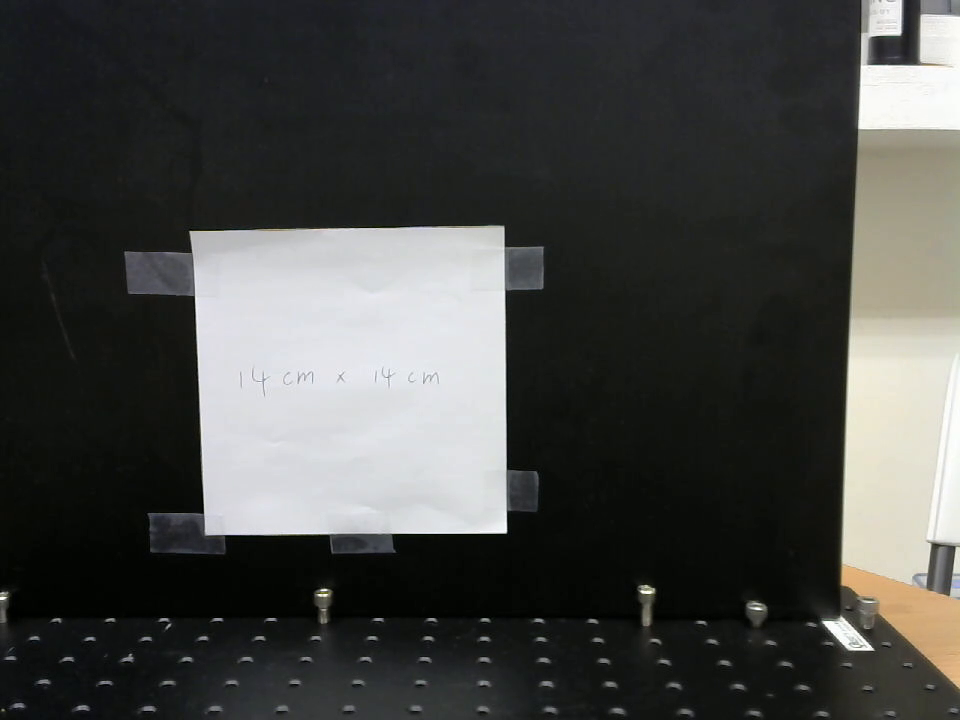
#> input picture frame 17 of final/prob_2/right_f.mkv, 960 x 720 px
$ python '陳泓任_110303047_第2題_1.py'
#> lines starting #> are read from the running program, lines starting #| are printed output that depends on the picture; after the words box and inside, x2 and y2 are one past the last pixel; in counts of white or black regions, pixels touching at a corner belong together; pictures that were not available may be replaced by others from this repository, and a replacement may not be noted
#> in calibration, img is the input picture: shape (720, 960, 3); mean B, G, R 68.6, 70.8, 69.9
### final/prob_2/陳泓任_110303047_第2題_2.py
import cv2
import numpy as np

# 撰寫findMarker函數以獲取該影像中最大的輪廓
def findMarker(img):
    gray = cv2.cvtColor(img, cv2.COLOR_BGR2GRAY)
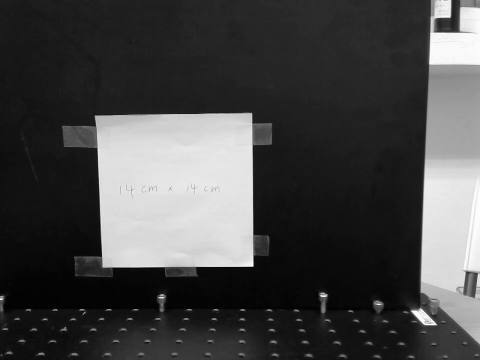
#> gray: shape (720, 960) (shown at 1/2 size); min 0, max 255, mean 70.2
    blur = cv2.GaussianBlur(gray, (5,5), 0)
    thr = cv2.adaptiveThreshold(blur, 197, cv2.ADAPTIVE_THRESH_GAUSSIAN_C, cv2.THRESH_BINARY_INV, 11,2)
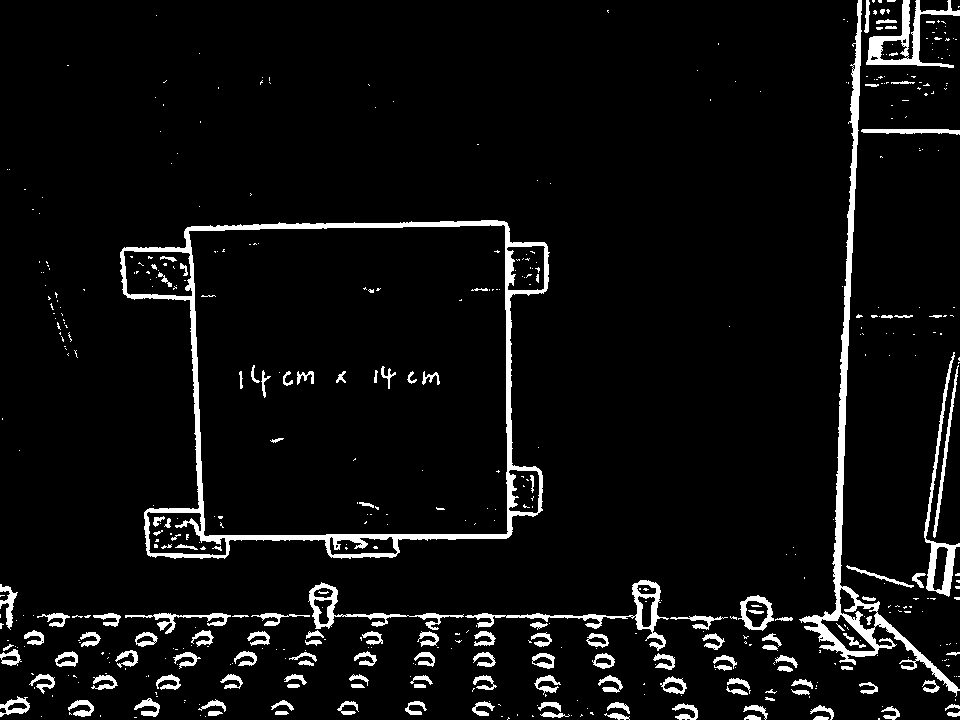
#> thr: shape (720, 960); values 0 (black) and 197 (white), 5.7% white; 522 white regions (382 under 20 px)
    contours, _ = cv2.findContours(thr, cv2.RETR_EXTERNAL, cv2.CHAIN_APPROX_SIMPLE)
#> contours = 396 contours, 296 with area under 20; largest, box (x1, y1, x2, y2) and area: (120, 220, 550, 559) 111277, (799, 0, 960, 697) 6916, (866, 0, 960, 68) 1938, (465, 580, 669, 651) 1660, (924, 352, 960, 597) 1556
    cnt_max = max(contours, key=cv2.contourArea)
#> cnt_max = contour of 612 points, box (x1, y1, x2, y2) (120, 220, 550, 559), area 111277
    return cnt_max

def calibration(w=14,p=-1,d=50,cap=cv2.VideoCapture(r'week_13\motionPattens3.mov')):
    f = p*d/w
    D = 0
    ret, img = cap.read()
    while ret:
        cnt_max = findMarker(img)
        rect = cv2.minAreaRect(cnt_max)
#> rect = ((335.8, 389.8), (429.2, 336.7), -0.567)
        box = np.intp(cv2.boxPoints(rect)) # 找出最小外接矩形，因為int0已停用，故更改為intp
#> box = [[122, 560], [119, 223], [548, 219], [552, 555]]
        cv2.drawContours(img, [box], 0, (0, 255, 0), 2)
         # 在畫面上顯示焦距
        txt_f = f'focal length={np.round(f, 1)}'
        cv2.putText(img, txt_f, (50, 100), cv2.FONT_HERSHEY_SIMPLEX,
                    1, (0, 0, 255), 1, cv2.LINE_AA)
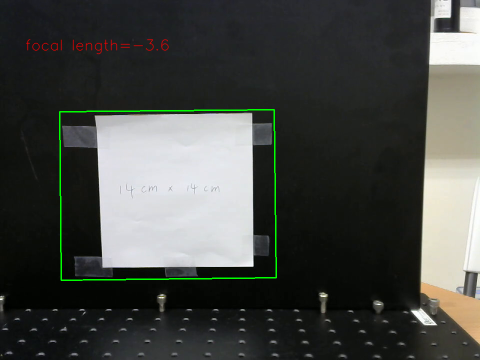
#> img: shape (720, 960, 3) (shown at 1/2 size); mean B, G, R 68.4, 72.3, 70
        # 在畫面上及時顯示測量距離
        txt_d = f'D={np.round(D, 1)}'
        cv2.putText(img, txt_d, (1000, 650), cv2.FONT_HERSHEY_SIMPLEX,
                    1, (0, 0, 255), 1, cv2.LINE_AA)
        cv2.imshow('result', img)
        ret, img = cap.read()
        if cv2.waitKey(1) & 0xFF == ord('q'): # 按下q鍵提早結束
#> (key q is pressed here)
            break
        if cv2.waitKey(10) & 0xFF == ord('c'):  # 按下c鍵進行校正
            p = rect[1][0]  # 校正後的pixel
            f = p*d/w # 更新成當下的焦距
        p = rect[1][0]  # 抓取當前pixel
        D = f*w/p  # 量測現在距離
    cap.release()
    cv2.destroyAllWindows()
    return f  # 回傳焦距

# [2 lines that do not run on import are left out]

### final/prob_2/陳泓任_110303047_第2題_1.py
import cv2
import numpy as np
from 陳泓任_110303047_第2題_2 import calibration
import matplotlib.pyplot as plt
from mpl_toolkits.mplot3d import Axes3D

def findMarker(image):
    blur = cv2.GaussianBlur(image, (5,5), 0)
    thr = cv2.adaptiveThreshold(blur, 250, cv2.ADAPTIVE_THRESH_GAUSSIAN_C, cv2.THRESH_BINARY_INV, 11,2)
    contours,_ = cv2.findContours(thr, cv2.RETR_EXTERNAL, cv2.CHAIN_APPROX_SIMPLE)
    cnt_max = max(contours, key = cv2.contourArea)
    return cnt_max

def draw_contours(image, cnt_max):
    rect = cv2.minAreaRect(cnt_max)
    box = np.intp(cv2.boxPoints(rect))
    cv2.drawContours(image, [box], 0, (0,0,255), 2)
    return int(rect[0][0]), int(rect[0][1])

def puttxt(image, key, value, pos_x, pos_y):  # 在影像上放置文字
    text = f'{key} = {np.round(value, 1)}'
    cv2.putText(image, text, (pos_x, pos_y),
                cv2.FONT_HERSHEY_SIMPLEX, 1, (0, 0, 255), 2, cv2.LINE_AA)

def axis(w, h, image): #draw x and y axis
    cv2.line(image, (0, int(h/2)), (w, int(h/2)), (255, 0, 0), 2)
    cv2.line(image, (int(w/2), 0), (int(w/2), h), (255, 0, 0), 2)

def main():
    # 設定初始參數
    w = 14  # 矩形實際邊長(cm)
    p = -1.0  # 矩形螢幕寬度(pixel)
    d = 50  # 圖像與相機距離(cm)
    D = 0  # 即時量測距離(cm)
    cap_1 = cv2.VideoCapture(r'final\prob_2\right_f.mkv')
    f_0 = calibration(w, p, d, cap_1)  # 校正相機焦距
    print(f'f_0={np.round(f_0, 1)}')  # 印出焦距
    cap_2 = cv2.VideoCapture(r'final\prob_2\left_f.mkv')
    f_1 = calibration(w, p, d, cap_2)  # 校正相機焦距
#> (key Esc is pressed here)
#> (key q is pressed here)
    print(f'f_0={np.round(f_1, 1)}')  # 印出焦距
    print("Calibration complete.")

    # 初始化 3D 軌跡圖視窗
    plt.ion()  # 啟用互動模式
    fig = plt.figure()
    ax = fig.add_subplot(111, projection='3d')
    ax.set_xlim([-15, 15])
    ax.set_ylim([-15, 15])
    ax.set_zlim([-90, -40])
    ax.set_xlabel('X')
    ax.set_ylabel('Y')
    ax.set_zlabel('Z')
    ax.set_title('3D Ball Trajectory')

    trajectory = []  # 用來記錄所有點
    trajectory_plot, = ax.plot([], [], [], 'ro-')  # 初始化空圖線

    l = 12 # 兩相機之間的距離(cm)
    cap_1 = cv2.VideoCapture(r'final\prob_2\right_video.mp4')
    cap_2 = cv2.VideoCapture(r'final\prob_2\left_video.mp4')
    while True:
        ret_1, img_1 = cap_1.read()
        ret_2, img_2 = cap_2.read()
        if not ret_1 or not ret_2:
            break
        w_1 = img_1.shape[1]; h_1 = img_1.shape[0]
        w_2 = img_2.shape[1]; h_2 = img_2.shape[0]
        U_red = np.array([100,220,220])
        L_red = np.array([60,143,140])

        mask_1 = cv2.inRange(img_1, L_red, U_red)
#> mask_1: shape (720, 960); every value is 0
        mask_2 = cv2.inRange(img_2, L_red, U_red)
        try:
            cnt_1 = findMarker(mask_1)
#> in findMarker, `contours,_ = cv2.findContours(thr, cv2.RETR_EXTERNAL, cv2.CHAIN_APPROX..`: contours = []
            cnt_2 = findMarker(mask_2)
            x_1, y_1 = draw_contours(img_1, cnt_1)
            x_2, y_2 = draw_contours(img_2, cnt_2)
            a_1 = np.arctan((x_1-w_1/2)/f_0)
            b_1 = np.arctan(-(y_1-h_1/2)/f_0)
            a_2 = np.arctan((x_2-w_2/2)/f_1)
            b_2 = np.arctan(-(y_2-h_2/2)/f_1)
            z = l/(np.tan(a_1)-np.tan(a_2))
            x = (l/2)*((np.tan(a_1)+np.tan(a_2))/(np.tan(a_1)-np.tan(a_2)))
            y_1 = z*np.tan(b_1)
            y_2 = z*np.tan(b_2)
            puttxt(img_1, 'f0', f_0, 80, 80)
            puttxt(img_2, 'f1', f_1, 80, 80)
            puttxt(img_1, 'x', x, 80, 120)
            puttxt(img_1, 'y', y_1, 80, 160)
            puttxt(img_1, 'z', z, 80, 200)
            axis(w_1, h_1, img_1)
            axis(w_2, h_2, img_2)
            # 儲存新座標
            trajectory.append((x, y_1, z))

            # 拆開 x, y, z 資料
            xs, ys, zs = zip(*trajectory)
            trajectory_plot.set_data(xs, ys)
            trajectory_plot.set_3d_properties(zs)

            plt.draw()
            plt.pause(0.01)
        except:
            continue
        cv2.imshow('img', img_1)
        cv2.imshow('img2', img_2)
        if cv2.waitKey(1) & 0xFF == ord('q'):
            break
    cap_1.release()
    cap_2.release()
    cv2.destroyAllWindows()

    fig.savefig('final/prob_2/3D_ball_trajectory.png', dpi=300)
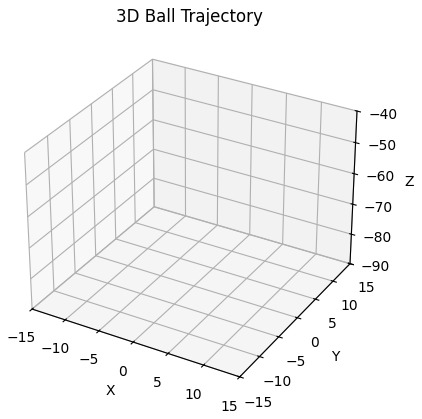
#> figure drawn by matplotlib, 1 panel


if __name__=='__main__':
    main()

$ run again, starting later in the video
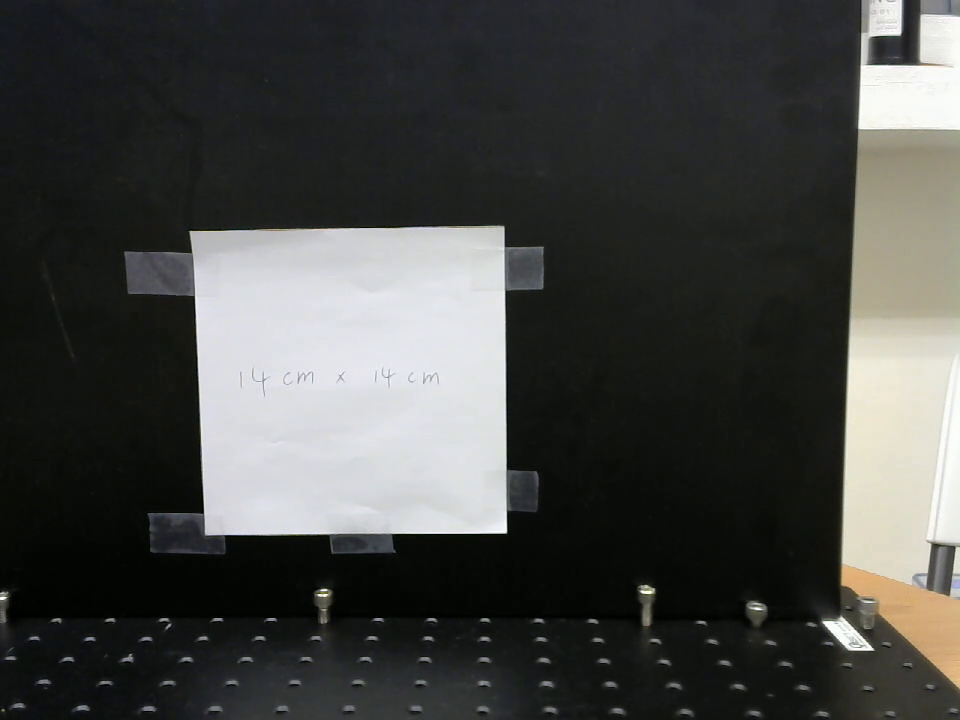
#> input picture frame 80 of final/prob_2/right_f.mkv, 960 x 720 px
#> in calibration, img is the input picture: shape (720, 960, 3); mean B, G, R 68.5, 70.8, 69.9
#> in findMarker, `thr = cv2.adaptiveThreshold(blur, 197, cv2.ADAPTIVE_THRESH_GAUSSIAN_C,..`:
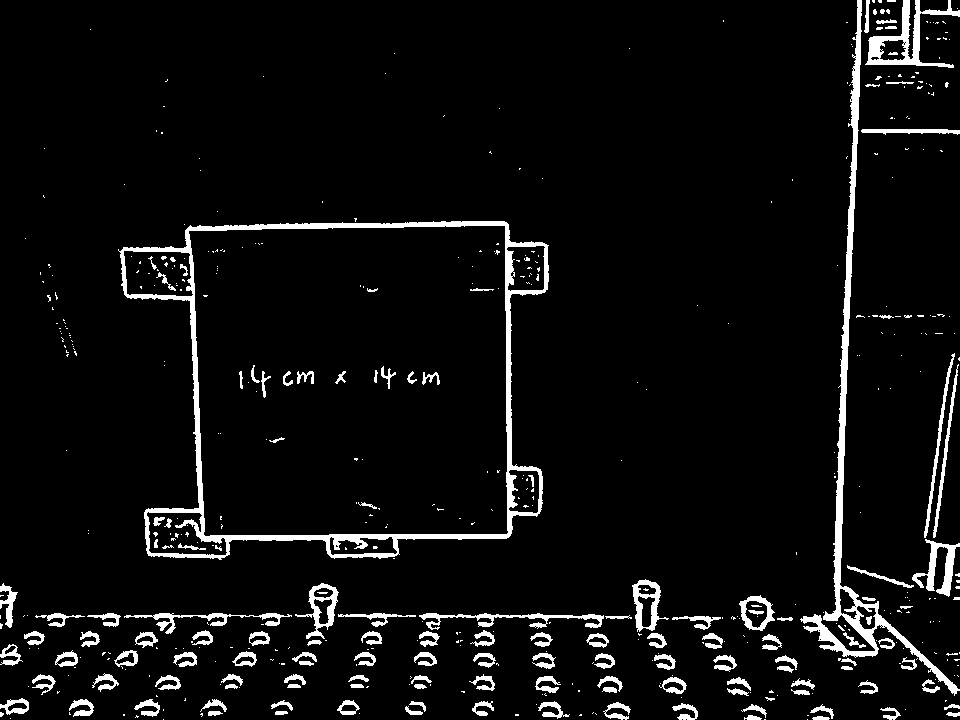
#> thr: shape (720, 960); values 0 (black) and 197 (white), 5.6% white; 520 white regions (383 under 20 px)
#> in findMarker, `contours, _ = cv2.findContours(thr, cv2.RETR_EXTERNAL, cv2.CHAIN_APPRO..`: contours = 391 contours, 289 with area under 20; largest, box (x1, y1, x2, y2) and area: (118, 221, 549, 560) 111206, (800, 0, 960, 696) 5788, (865, 0, 960, 68) 1938, (632, 579, 669, 632) 1064, (295, 583, 339, 639) 1010
#> in findMarker, `cnt_max = max(contours, key=cv2.contourArea)`: cnt_max = contour of 592 points, box (x1, y1, x2, y2) (118, 221, 549, 560), area 111206
#> in calibration, `rect = cv2.minAreaRect(cnt_max)`: rect = ((334.6, 390.3), (430, 336.4), -0.63)
#> in calibration, `box = np.intp(cv2.boxPoints(rect))`: box = [[121, 560], [117, 224], [547, 219], [551, 556]]
#> mask_1: shape (720, 960); 0% white in thin lines or dots, all inside (x1, y1, x2, y2) = (879, 604, 897, 630)
#> in findMarker, `contours,_ = cv2.findContours(thr, cv2.RETR_EXTERNAL, cv2.CHAIN_APPROX..`: contours = 2 contours; box (x1, y1, x2, y2) and area: (892, 625, 901, 634) 46, (875, 600, 884, 609) 46
#> in findMarker, `cnt_max = max(contours, key = cv2.contourArea)`: cnt_max = [[895, 625], [892, 628], [892, 630], [895, 633], [897, 633], [900, 630], [900, 628], [897, 625]]
#> cnt_1 has the same summary as cnt_max in findMarker
#> cnt_2 has the same summary as cnt_max in findMarker
#> in draw_contours, `rect = cv2.minAreaRect(cnt_max)`: rect = ((896, 629), (7.07, 7.07), -45)
#> in draw_contours, `box = np.intp(cv2.boxPoints(rect))`: box = [[896, 634], [891, 629], [896, 624], [901, 629]]
#> in main, `x_1, y_1 = draw_contours(img_1, cnt_1)`: x_1 = 896; y_1 = 629
#> in main, `x_2, y_2 = draw_contours(img_2, cnt_2)`: x_2 = 896; y_2 = 629
#> a_1 = -1.56
#> b_1 = 1.56
#> a_2 = -1.56
#> b_2 = 1.56
#> z = inf
#> x = -inf
#> in main, `y_1 = z*np.tan(b_1)`: y_1 = inf
#> in axis (call 2), `cv2.line(image, (int(w/2), 0), (int(w/2), h), (255, 0, 0), 2)`:
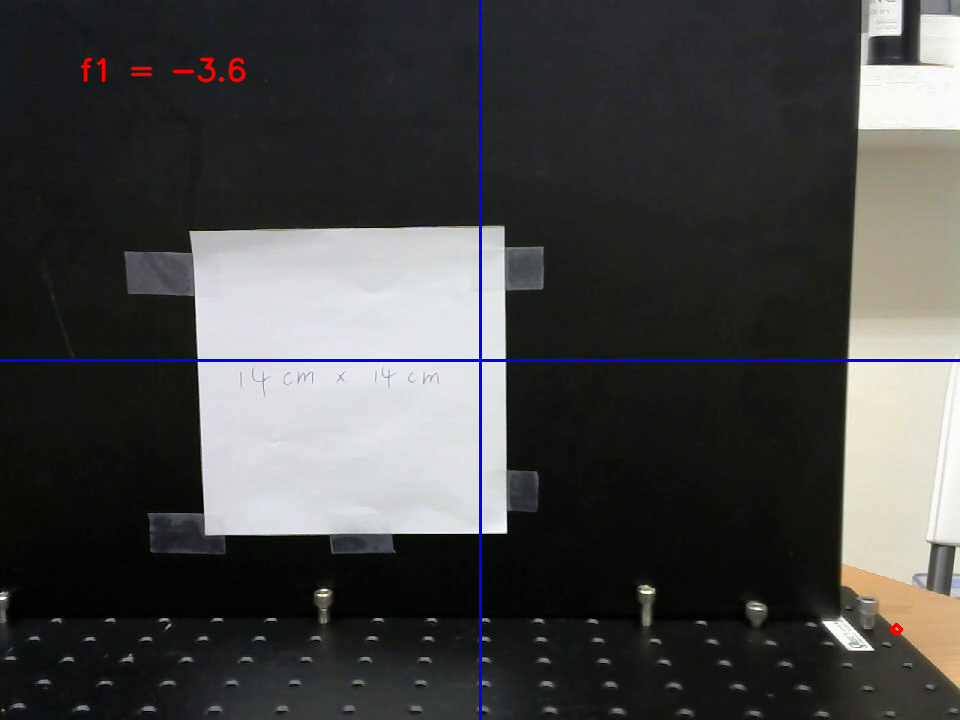
#> image: shape (720, 960, 3); mean B, G, R 69.5, 69.9, 69.3
#> xs = (-inf,); ys = (inf,)

$ run again, starting later in the video
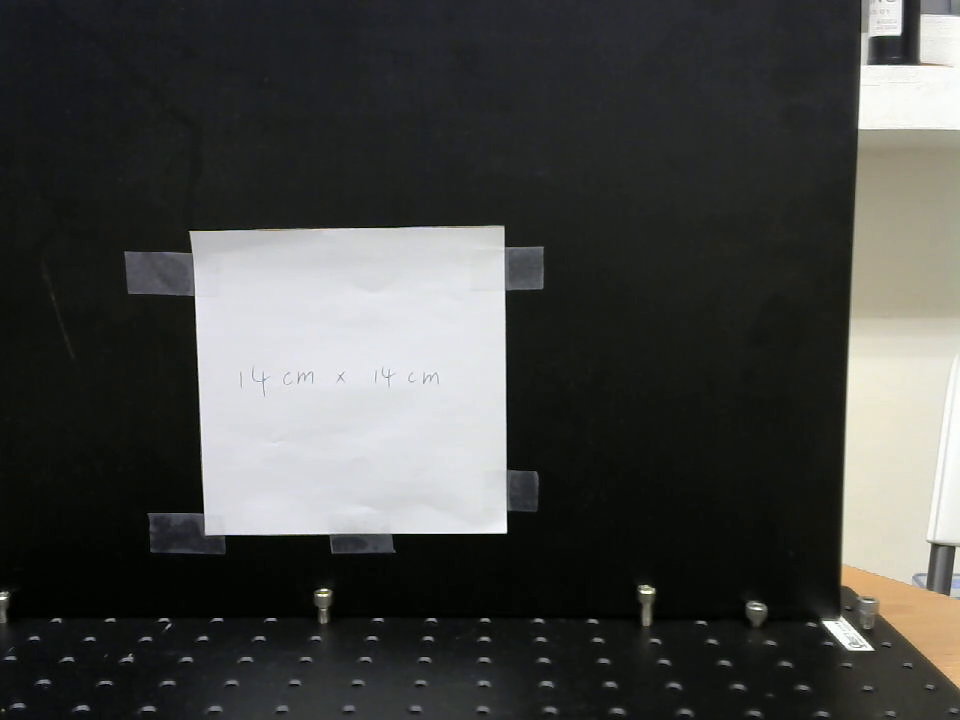
#> input picture frame 142 of final/prob_2/right_f.mkv, 960 x 720 px
#> in calibration, img is the input picture: shape (720, 960, 3); mean B, G, R 68.5, 70.8, 69.8
#> in findMarker, `thr = cv2.adaptiveThreshold(blur, 197, cv2.ADAPTIVE_THRESH_GAUSSIAN_C,..`:
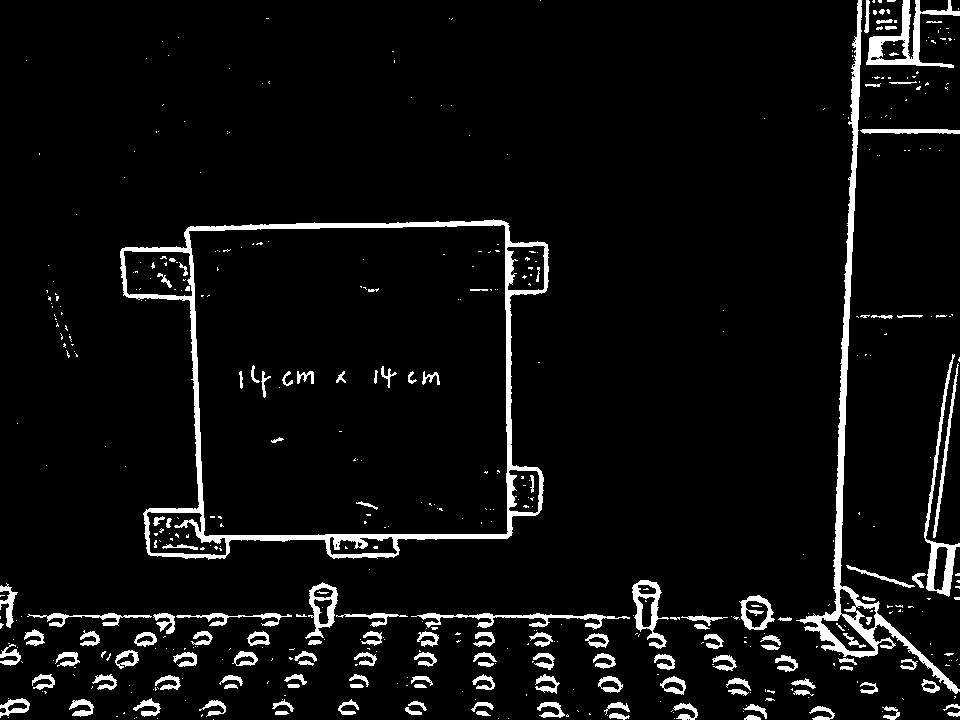
#> thr: shape (720, 960); values 0 (black) and 197 (white), 5.7% white; 515 white regions (377 under 20 px)
#> in findMarker, `contours, _ = cv2.findContours(thr, cv2.RETR_EXTERNAL, cv2.CHAIN_APPRO..`: contours = 381 contours, 279 with area under 20; largest, box (x1, y1, x2, y2) and area: (120, 219, 549, 560) 111240, (796, 0, 960, 694) 6774, (866, 0, 960, 68) 1942, (924, 354, 960, 597) 1548, (632, 580, 669, 649) 1179
#> in findMarker, `cnt_max = max(contours, key=cv2.contourArea)`: cnt_max = contour of 574 points, box (x1, y1, x2, y2) (120, 219, 549, 560), area 111240
#> rect = ((336.2, 390.2), (428.3, 337), -0.96)
#> box = [[124, 562], [119, 225], [547, 218], [553, 555]]
#> in calibration, `cv2.putText(img, txt_f, (50, 100), cv2.FONT_HERSHEY_SIMPLEX, 1, (0, 0,..`:
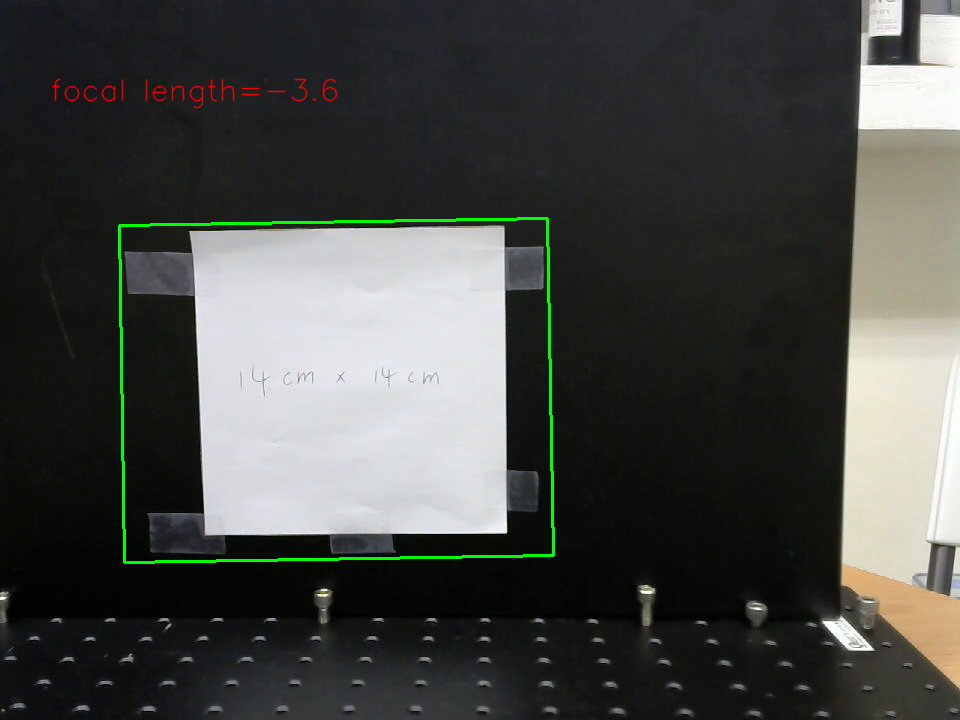
#> img: shape (720, 960, 3); mean B, G, R 68.4, 72.3, 70
#> mask_1: shape (720, 960); every value is 0
#> in findMarker, `contours,_ = cv2.findContours(thr, cv2.RETR_EXTERNAL, cv2.CHAIN_APPROX..`: contours = []
